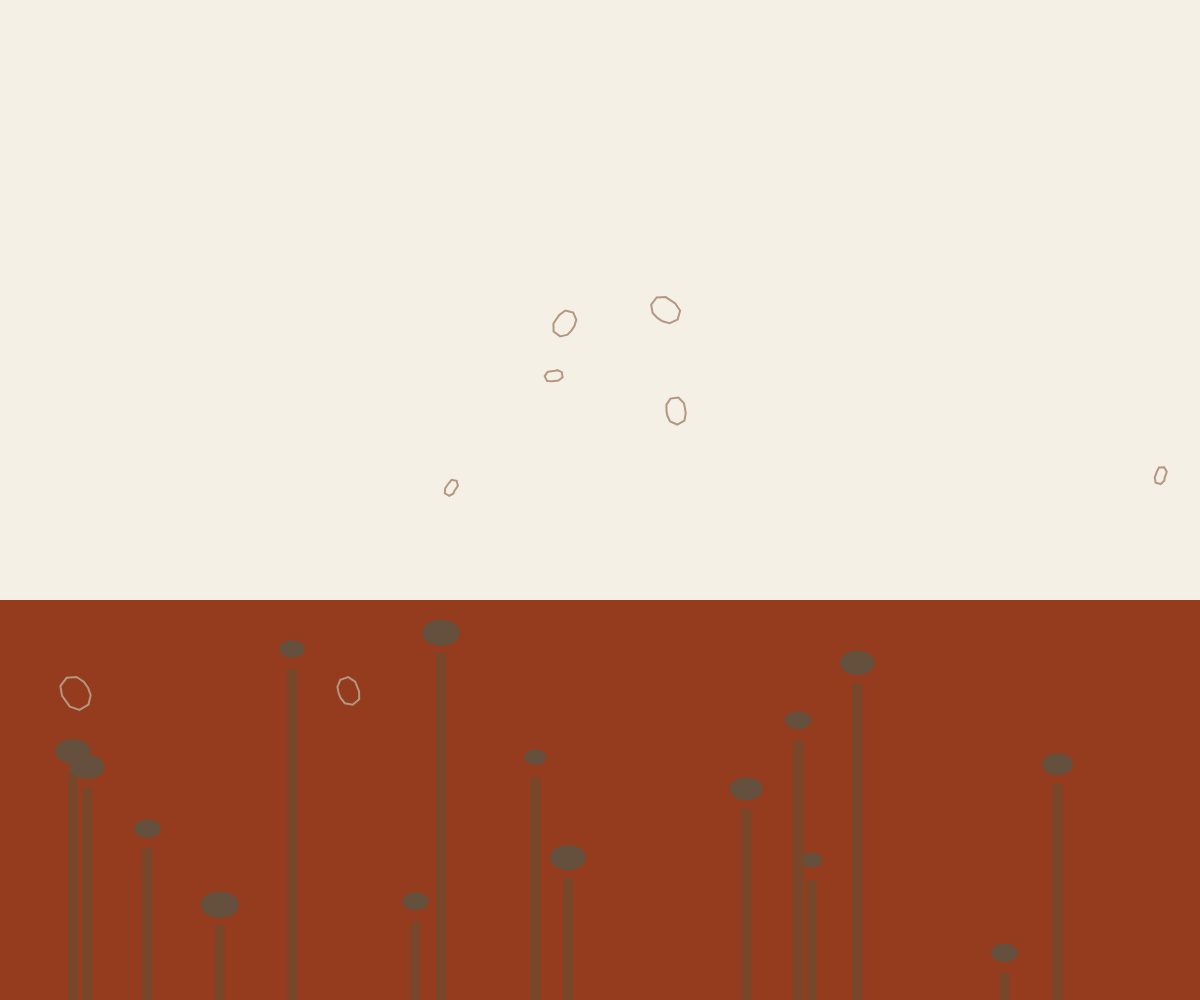
Frame 1 (no input)
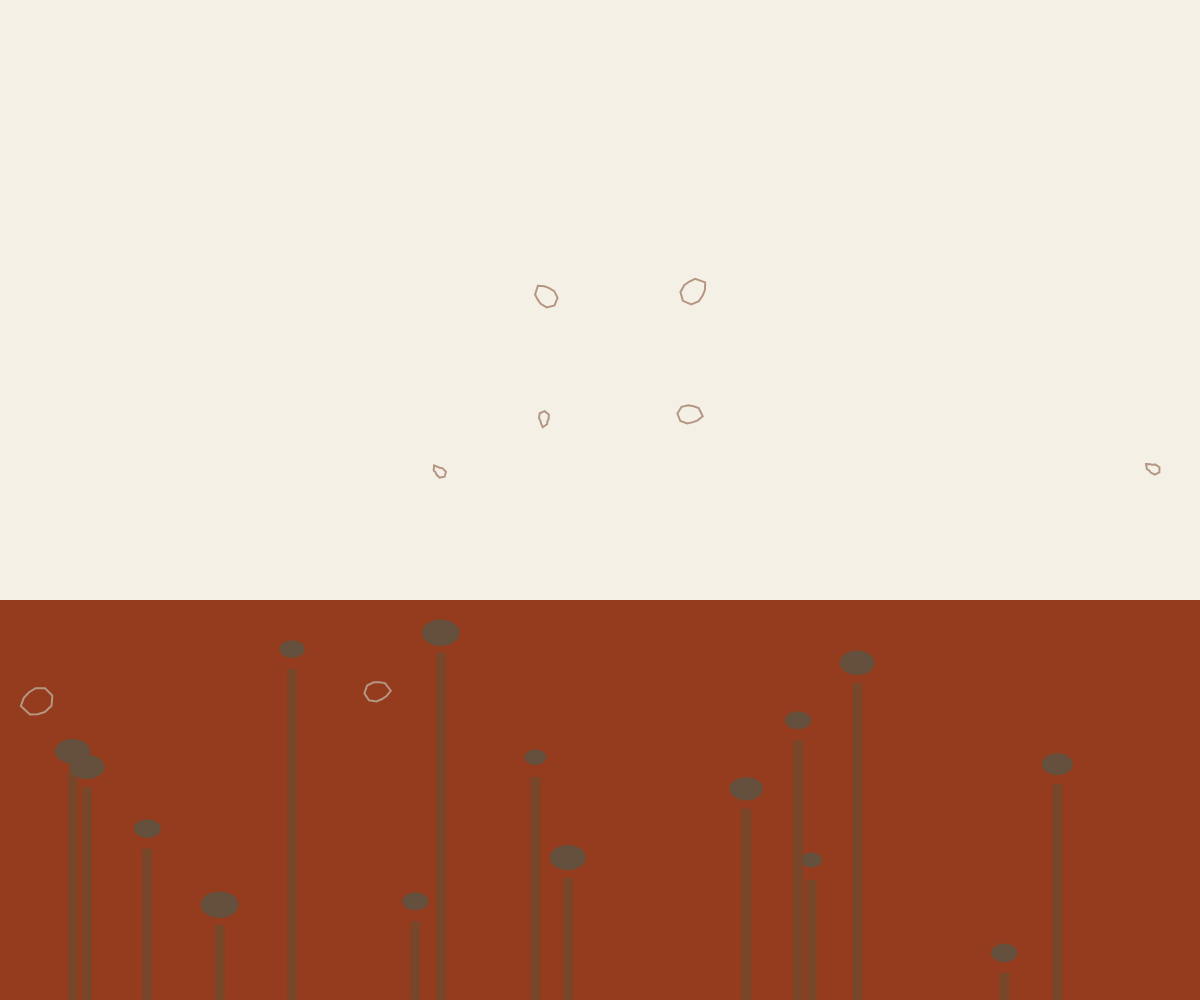
Frame 60 (no input)
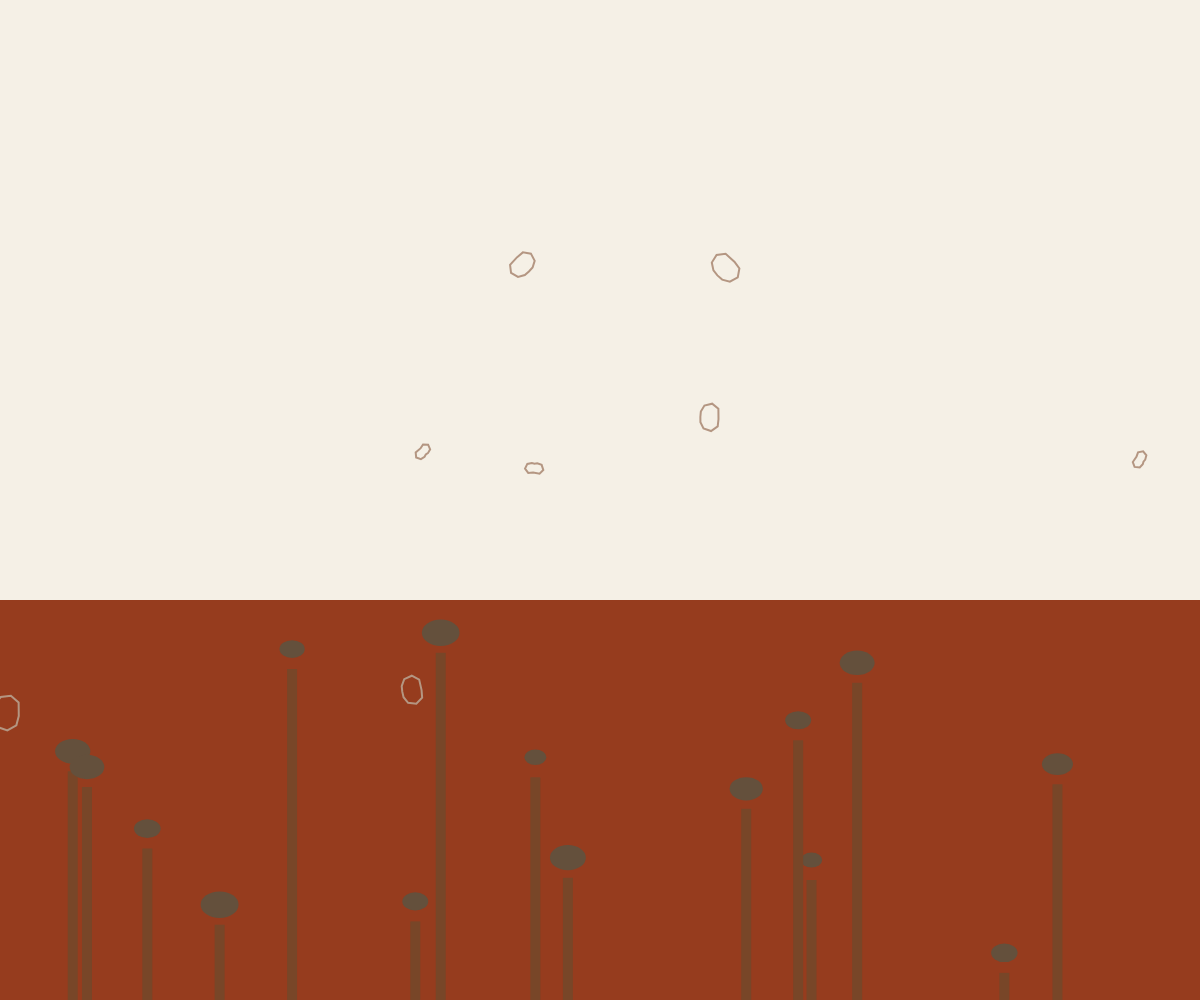
Frame 120 (the mouse pressed at the canvas centre since frame 60)

The p5.js sketch that drew these frames (run headless with seeded random() and noise() and a simulated clock; from frame 60 on, the mouse is pressed at the canvas centre):

// p5.js sketch
// ── sketch.js
let dustDevils = [];
let trees = [];

function setup() {
  createCanvas(windowWidth, windowHeight);
  colorMode(RGB);

  // Create sparse acacia trees
  for (let i = 0; i < 15; i++) {
    trees.push({
      x: random(width),
      y: random(height * 0.6, height),
      size: random(20, 40)
    });
  }

  // Create dust devils
  for (let i = 0; i < 8; i++) {
    dustDevils.push({
      x: random(width),
      y: random(height * 0.3, height * 0.7),
      size: random(5, 15),
      speed: random(0.2, 0.8),
      angle: random(TWO_PI)
    });
  }
}

function draw() {
  // Draw sky with beige tone
  background(245, 240, 230);

  // Draw terracotta ground
  fill(150, 60, 30);
  noStroke();
  rect(0, height * 0.6, width, height * 0.4);

  // Draw sparse trees
  fill(120, 70, 40);
  for (let tree of trees) {
    // Tree trunk
    rect(tree.x - 5, tree.y, 10, height - tree.y);
    // Tree foliage
    fill(100, 80, 60);
    ellipse(tree.x, tree.y - 20, tree.size, tree.size * 0.7);
    fill(120, 70, 40);
  }

  // Draw dust devils
  for (let devil of dustDevils) {
    // Move dust devil
    devil.x += cos(devil.angle) * devil.speed;
    devil.y += sin(devil.angle) * devil.speed;
    
    // Bounce off edges
    if (devil.x < 0 || devil.x > width) devil.angle = PI - devil.angle;
    if (devil.y < 0 || devil.y > height) devil.angle = -devil.angle;

    // Draw dust devil as wispy cloud
    noFill();
    stroke(180, 150, 130);
    strokeWeight(2);
    beginShape();
    for (let i = 0; i < 10; i++) {
      let angle = i * 0.6 + devil.angle;
      let radius = devil.size + sin(frameCount * 0.05 + i) * 3;
      let x = devil.x + cos(angle) * radius;
      let y = devil.y + sin(angle) * radius;
      vertex(x, y);
    }
    endShape(CLOSE);
  }
}

function windowResized() {
  resizeCanvas(windowWidth, windowHeight);
}
